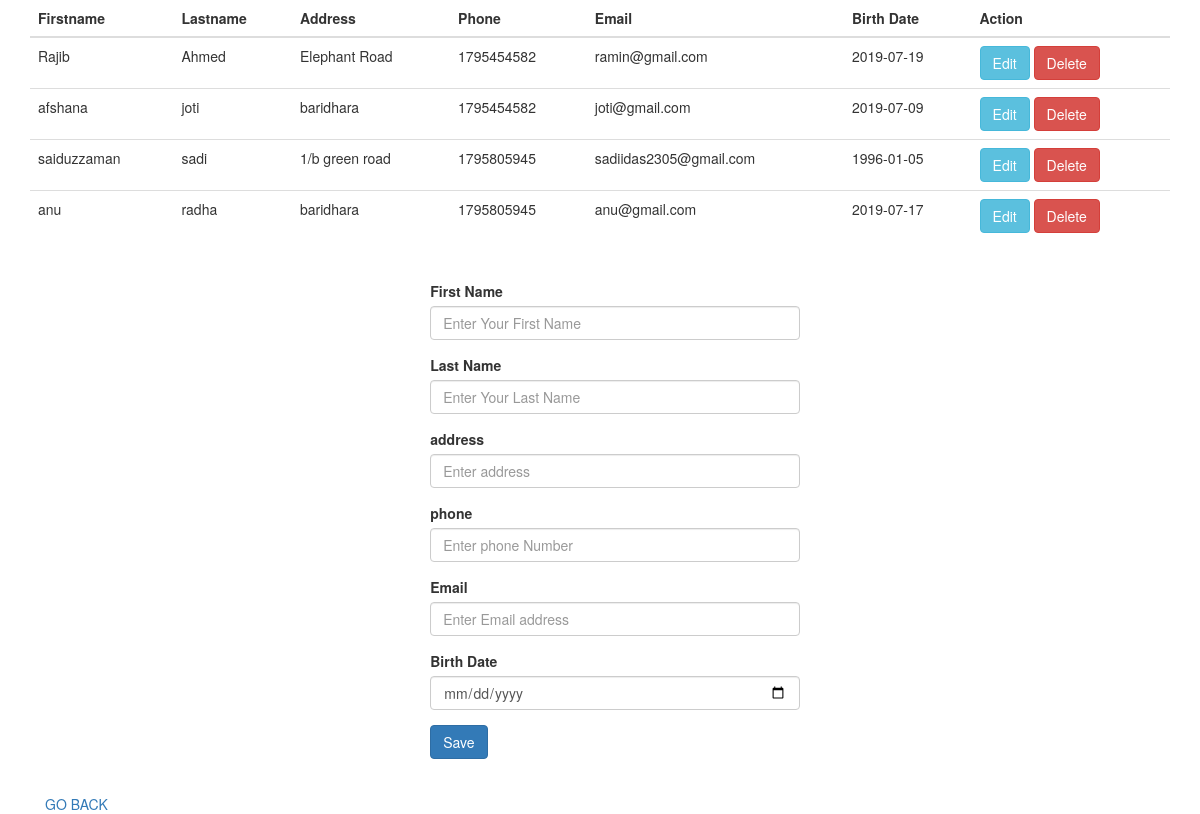
Screenshot of /book.php with the database file from the repository.
### tables this page shows
CREATE TABLE `book` (
  `id` int(11) NOT NULL,
  `firstname` varchar(255) NOT NULL,
  `lastname` varchar(255) NOT NULL,
  `address` varchar(255) NOT NULL,
  `phone` int(50) NOT NULL,
  `email` varchar(255) NOT NULL,
  `birthdate` varchar(255) NOT NULL
);

### process.php (called while the page is built, shortened)
<?php
	$update = false;
	$firstname = '';
	$lastname = '';
	$address = '';
	$phone = '';
	$email = '';
	$birthdate = '';
 ?>

### book.php (the view, shortened to what this page needs)
<!DOCTYPE html>
<html>
<head>
	<link rel="stylesheet" type="text/css" href="css/all.min.css">
	<link rel="stylesheet" type="text/css" href="css/bootstrap.min.css">
</head>
<body>
		<?php require_once 'process.php'; ?>
		<div class="container">
		<?php
			$mysqli = new mysqli('localhost', 'root', '', 'bitmascot') or die(mysqli_error($mysqli));
			$result = $mysqli->query("SELECT * FROM book") or die($mysqli->error);
		?>
			<div class="row container">
				<table class="table">
					<thead>
						<tr>
							<th>Firstname</th>
							<th>Lastname</th>
							<th>Address</th>
							<th>Phone</th>
							<th>Email</th>
							<th>Birth Date</th>
							<th colspan="2">Action</th>
						</tr>
					</thead>
					<?php
						while($row = $result->fetch_assoc()):
					?>
					<tr>
						<td><?php echo $row['firstname'] ?></td>
						<td><?php echo $row['lastname'] ?></td>
						<td><?php echo $row['address'] ?></td>
						<td><?php echo $row['phone'] ?></td>
						<td><?php echo $row['email'] ?></td>
						<td><?php echo $row['birthdate'] ?></td>
						<td>
							<a href="book.php?edit=<?php echo $row['id']; ?>" class="btn btn-info">Edit</a>
							<a href="process.php?delete=<?php echo $row['id']; ?>" class="btn btn-danger">Delete</a>
						</td>
					</tr>
				<?php endwhile; ?>
				</table>
			</div>
		<div class="container">
			<div class="row">
					<form action="process.php" method="POST" style="width: 35%; margin: 0px auto; padding: 20px;">
						<div class="form-group">
							<label>First Name</label>
							<input type="text" name="firstname" class="form-control" value="<?php echo $firstname; ?>" placeholder="Enter Your First Name">
						</div>
						<div class="form-group">
							<label>Last Name</label>
							<input type="text" name="lastname" class="form-control" value="<?php echo $lastname; ?>" placeholder="Enter Your Last Name">
						</div>
						<div class="form-group">
							<label>address</label>
							<input type="text" name="address" class="form-control" value="<?php echo $address; ?>" placeholder="Enter address">
						</div>
						<div class="form-group">
							<label>phone</label>
							<input type="text" name="phone" class="form-control" value="<?php echo $phone; ?>" placeholder="Enter phone Number">
						</div>
						<div class="form-group">
							<label>Email</label>
							<input type="email" name="email" class="form-control" value="<?php echo $email; ?>" placeholder="Enter Email address">
						</div>
						<div class="form-group">
							<label>Birth Date</label>
							<input type="date" name="birthdate" class="form-control" value="<?php echo $birthdate; ?>" placeholder="Enter Your Birth Date">
						</div>
						<div class="form-group">
							<?php
								if ($update == true):
							?>
							<button type="submit" class="btn btn-info" name="update">Update</button>
							<?php else: ?>
							<button type="submit" class="btn btn-primary" name="save">Save</button>
							<?php endif ?>
						</div>
					</form>
			</div>
			<div>
				<a href="home.php" style="text-align: left;">GO BACK</a>
			</div>
		</div>
	</div>
</body>
</html>

### rows the page displays
book: firstname "Rajib", lastname "Ahmed", address "Elephant Road", phone "1795454582", email "ramin@gmail.com", birthdate "2019-07-19"
book: firstname "afshana", lastname "joti", address "baridhara", phone "1795454582", email "joti@gmail.com", birthdate "2019-07-09"
book: firstname "saiduzzaman", lastname "sadi", address "1/b green road", phone "1795805945", email "sadiidas2305@gmail.com", birthdate "1996-01-05"
book: firstname "anu", lastname "radha", address "baridhara", phone "1795805945", email "anu@gmail.com", birthdate "2019-07-17"
